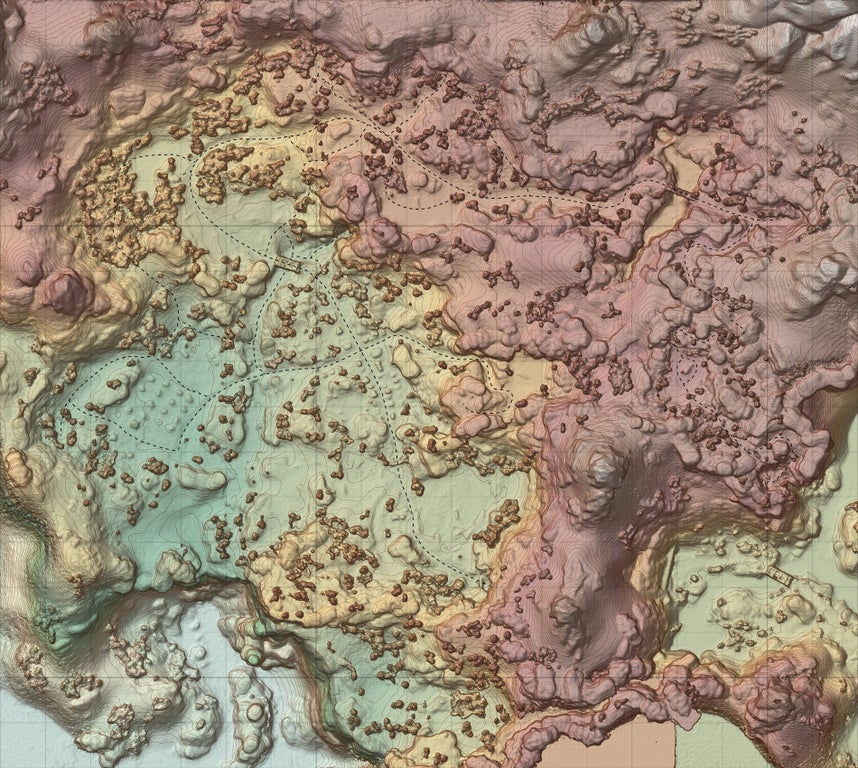
#> input picture Images/theLongDark.jpg, 858 x 768 px
$ python imgToCSV.py
#> lines starting #> are read from the running program, lines starting #| are printed output that depends on the picture
## Thomas Parker
## Converts topo images to csv file with pixel intensity values (range 0-255)

import numpy as np
import csv
from PIL import Image

pathToImage = "../Images/theLongDark.jpg"
csvFileName = 'theLongDark.csv'

pic = (Image.open(pathToImage)).convert("L") # converted to greyscale
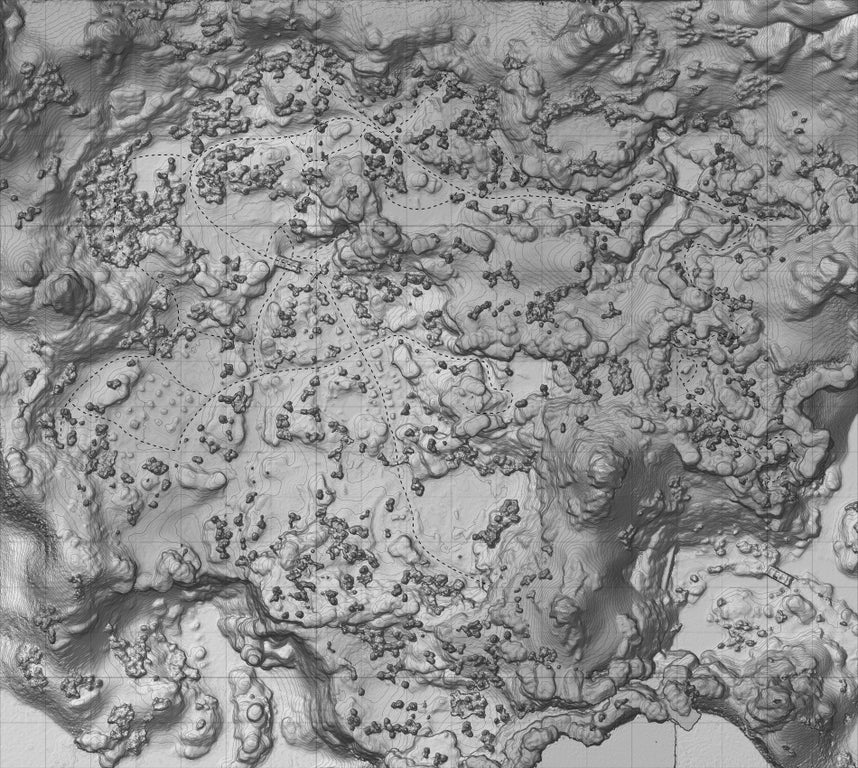
#> pic: PIL image 858x768 L; min 9, max 244, mean 140.3
file = open(csvFileName, 'w')
dataWrite = csv.writer(file, lineterminator = '\n')
data = np.array(pic.getdata()).reshape(pic.size[0], pic.size[1], 1)
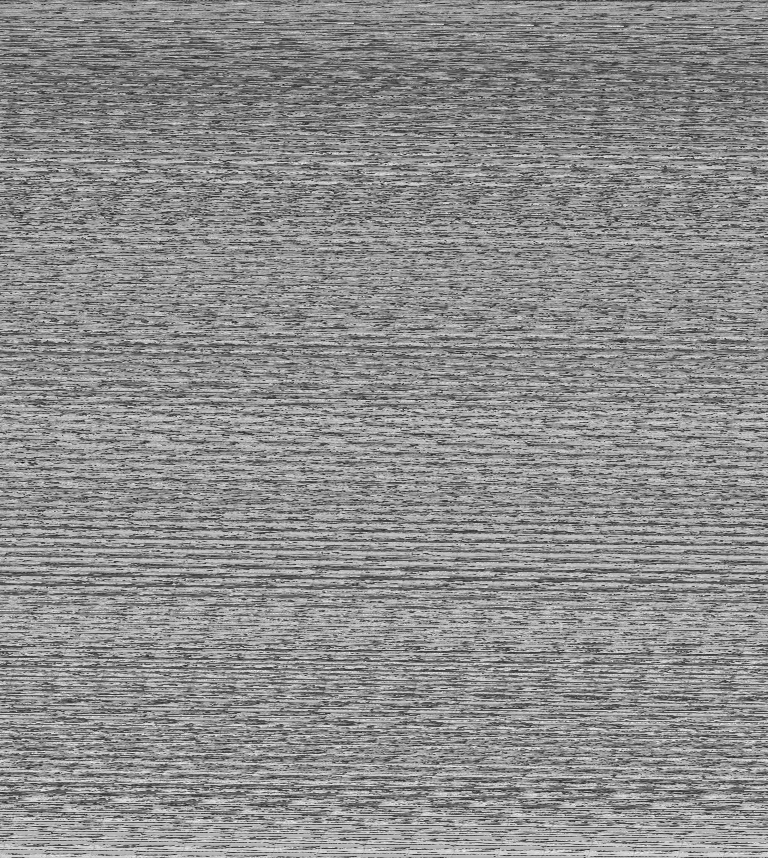
#> data: shape (858, 768, 1) int64; min 9, max 244, mean 140.3

for row in data:
    tempRow = []
    for val in row:
        tempRow.append(str(int((val))))
    dataWrite.writerow(tempRow)

file.close()

$ run again, with Images/cascade.jpg copied over Images/theLongDark.jpg
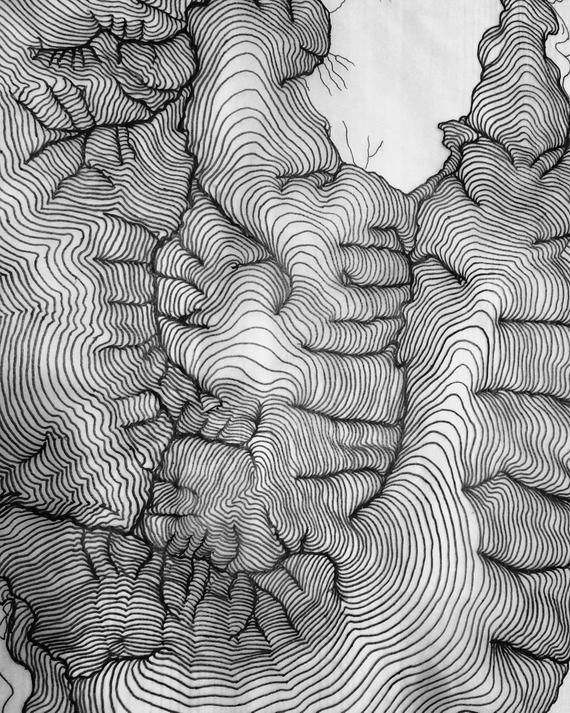
#> input picture Images/cascade.jpg, 570 x 713 px
#> `data = np.array(pic.getdata()).reshape(pic.size[0], pic.size[1], 1)`:
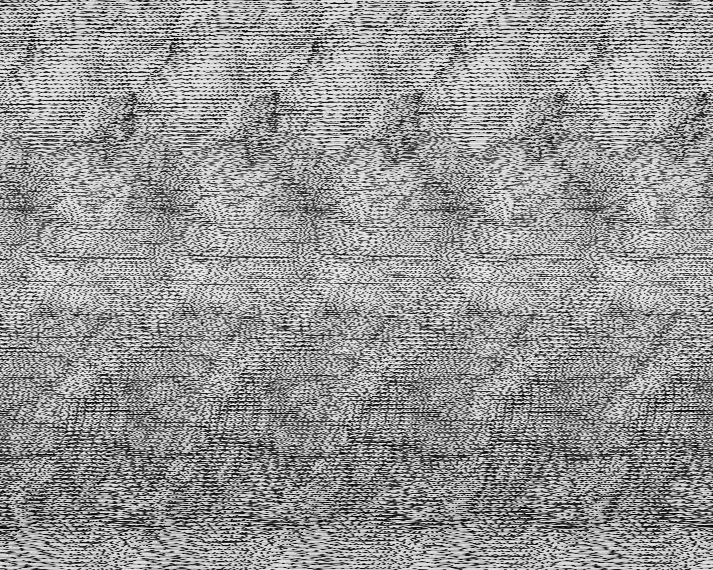
#> data: shape (570, 713, 1) int64; min 0, max 255, mean 149.8

$ run again, with Images/everest.jpg copied over Images/theLongDark.jpg
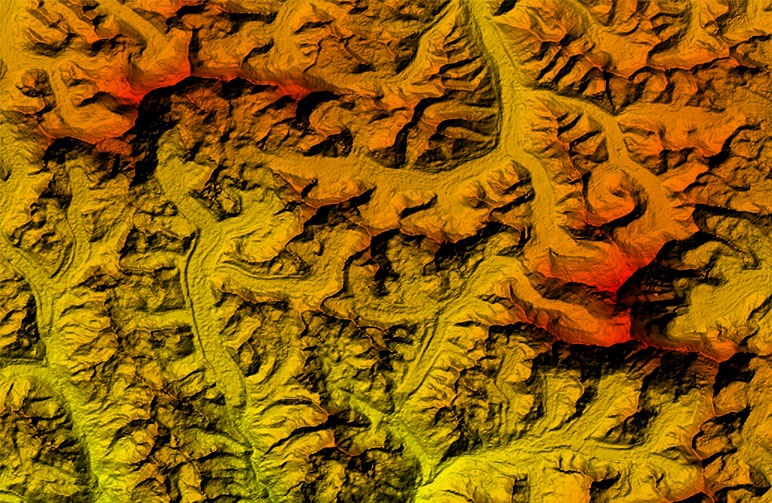
#> input picture Images/everest.jpg, 772 x 503 px
#> `pic = (Image.open(pathToImage)).convert("L")`:
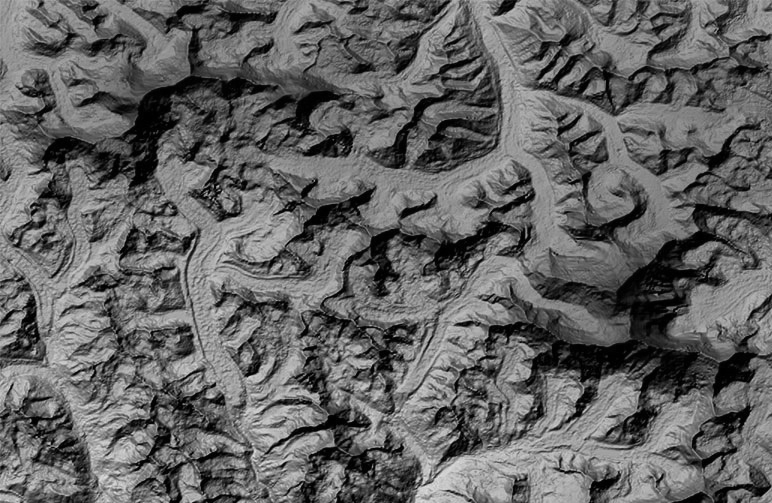
#> pic: PIL image 772x503 L; min 0, max 227, mean 100.1
#> `data = np.array(pic.getdata()).reshape(pic.size[0], pic.size[1], 1)`:
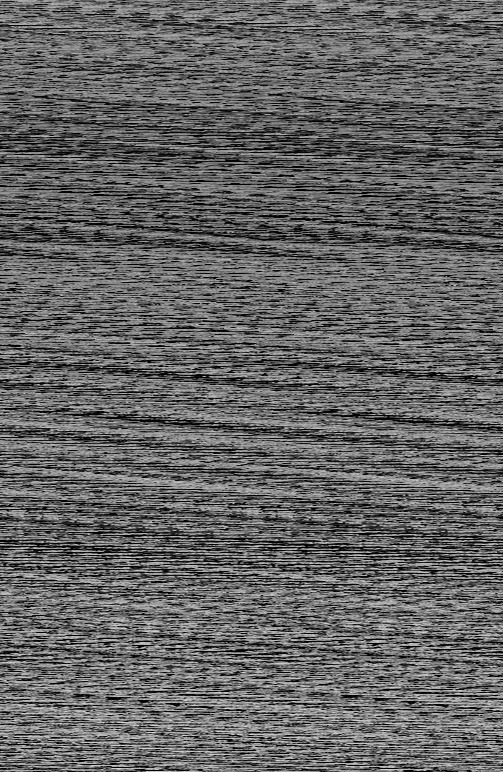
#> data: shape (772, 503, 1) int64; min 0, max 227, mean 100.1

$ run again, with Images/himalayas.jpg copied over Images/theLongDark.jpg
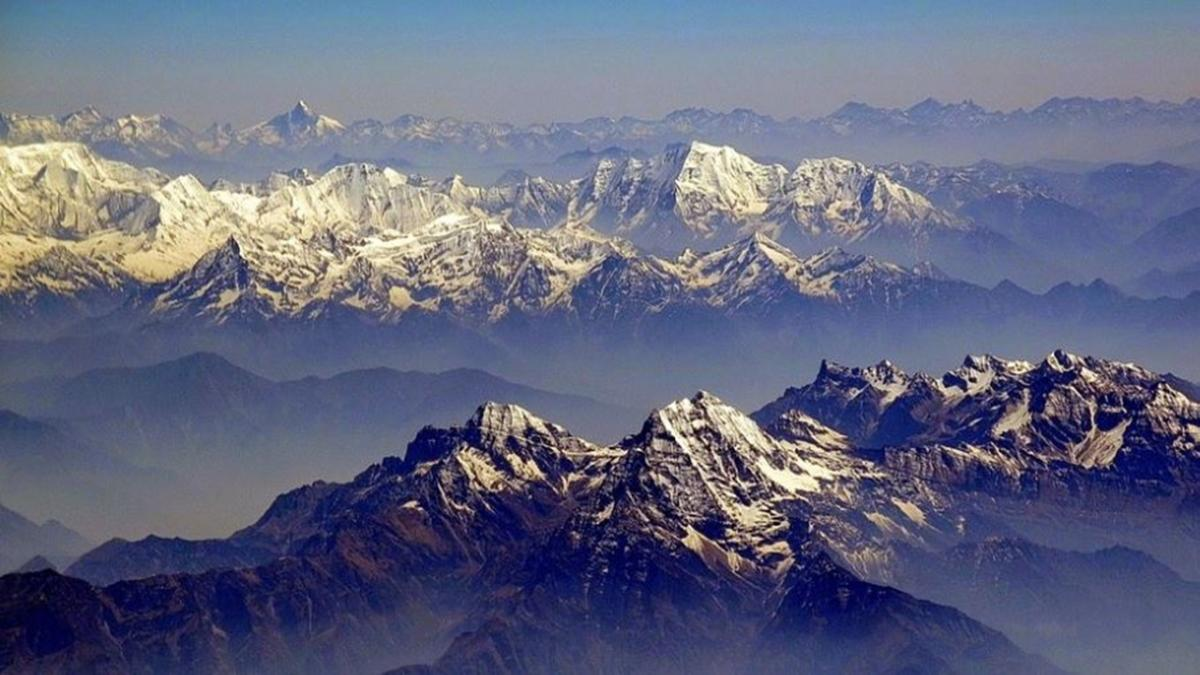
#> input picture Images/himalayas.jpg, 1200 x 675 px
#> `pic = (Image.open(pathToImage)).convert("L")`:
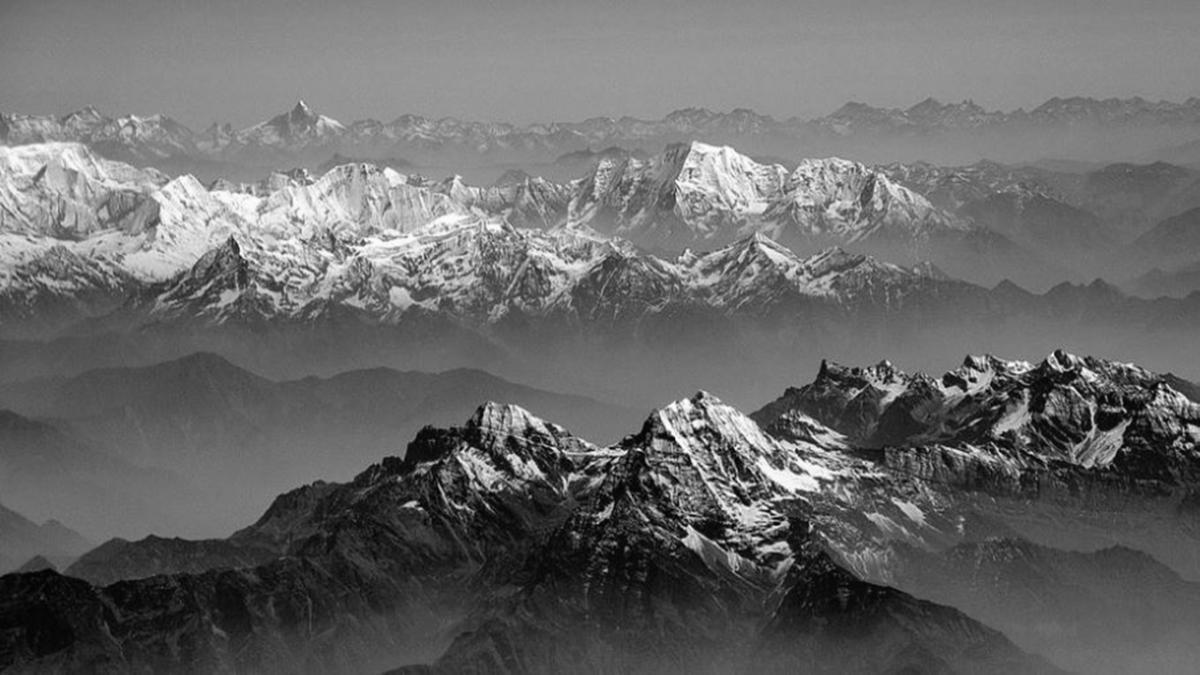
#> pic: PIL image 1200x675 L; min 2, max 254, mean 105
#> `data = np.array(pic.getdata()).reshape(pic.size[0], pic.size[1], 1)`:
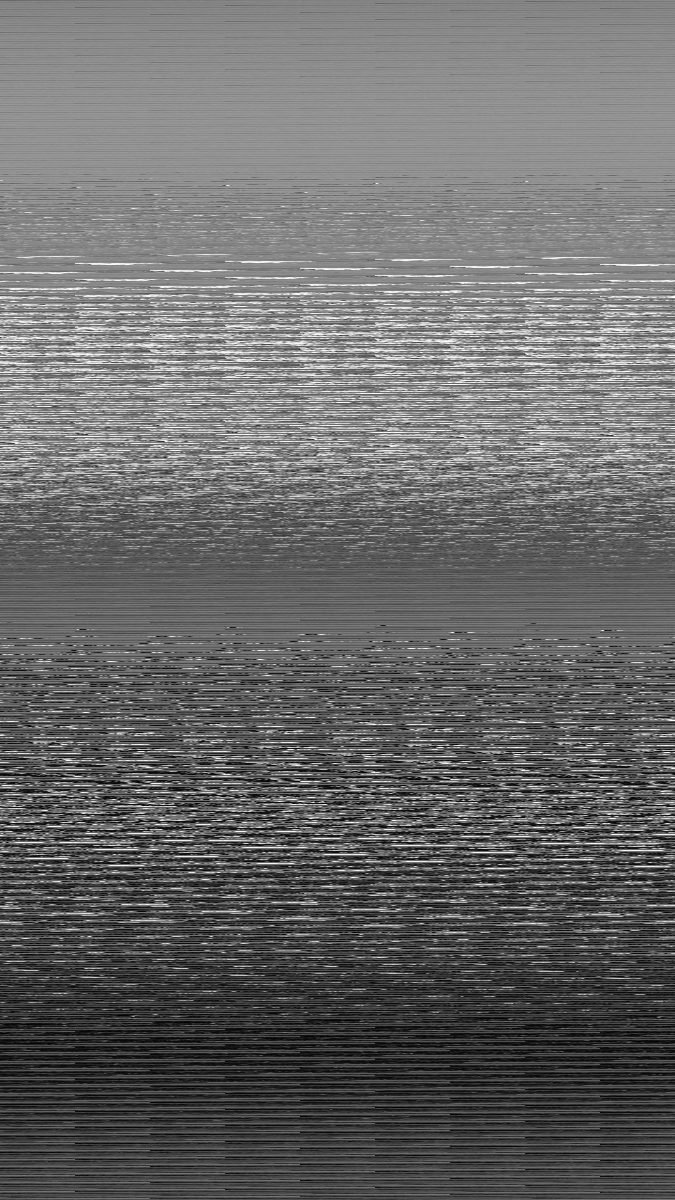
#> data: shape (1200, 675, 1) int64; min 2, max 254, mean 105
